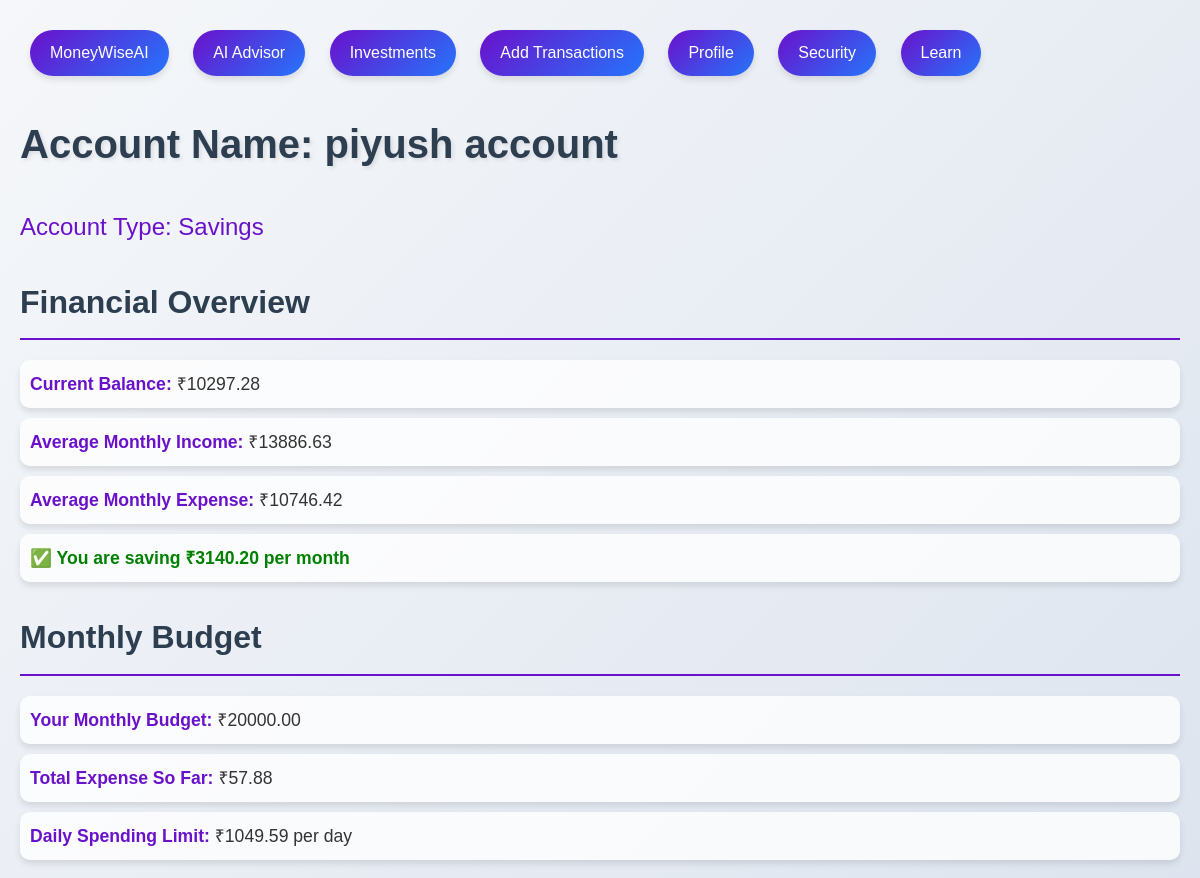
The app's page /Dashboard (signed in, upper part), older data.
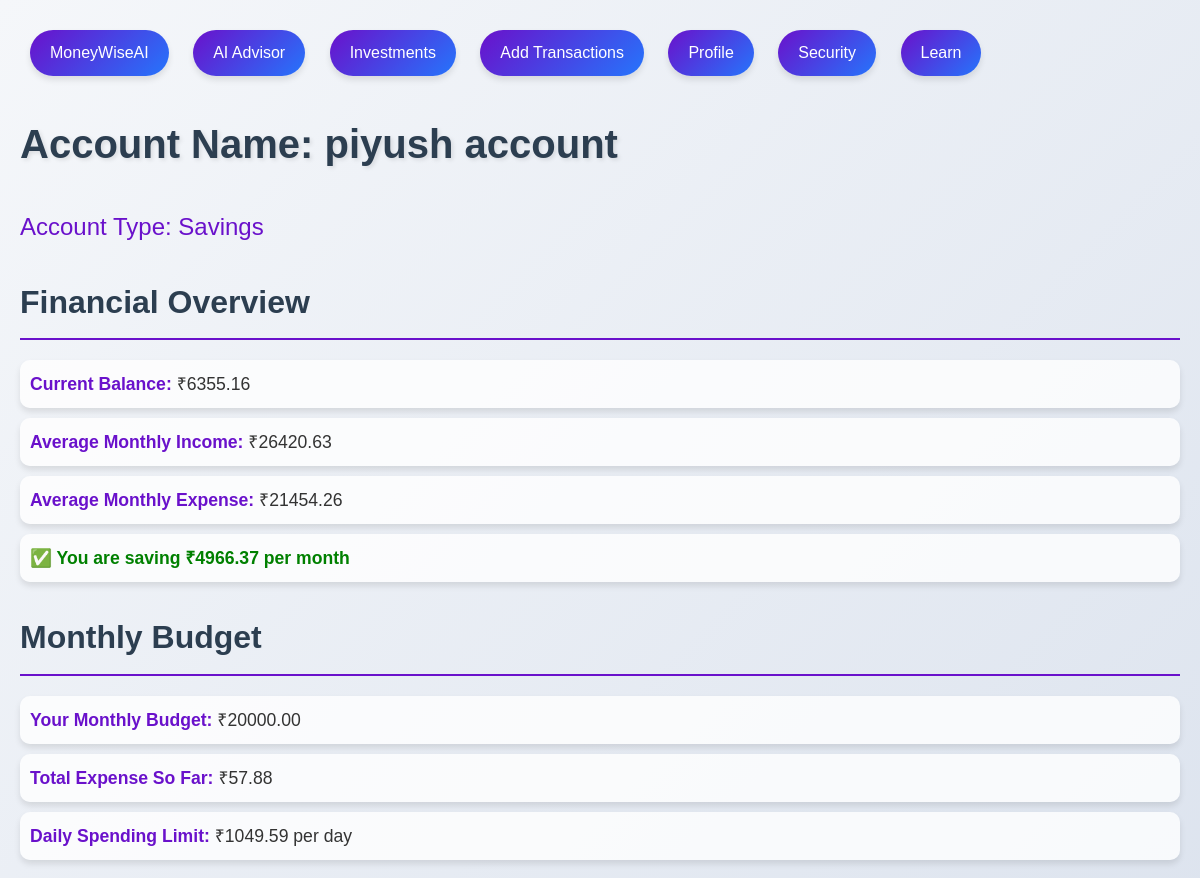
The same page, newer data.
### app/models.py (models this page shows, shortened)
class UserAccount(models.Model):
    user = models.ForeignKey(User, on_delete=models.CASCADE)  # Links to Django's User model
    account_name = models.CharField(max_length=255, null=False, blank=False)
    account_type = models.CharField(
        max_length=10,
        choices=[("Current", "Current"), ("Savings", "Savings")],
        null=False,
        blank=False,
    )
    current_balance = models.DecimalField(max_digits=12, decimal_places=2, null=True, blank=True)

class Transaction(models.Model):
    date = models.DateField()
    balance_amount = models.DecimalField(max_digits=10, decimal_places=2)
    transaction_amount = models.DecimalField(max_digits=10, decimal_places=2)
    type = models.CharField(max_length=2, choices=[('DR', 'Debit'), ('CR', 'Credit')])
    recipient = models.CharField(max_length=255)
    category = models.CharField(max_length=255)
    @classmethod
    def get_last_n_days_transactions(cls, days):
        start_date = timezone.now().date() - timedelta(days=days)
        return cls.objects.filter(date__gte=start_date)

class MonthlyBudget(models.Model):
    user = models.ForeignKey(User, on_delete=models.CASCADE)  # Links to Django's User model
    monthly_budget = models.DecimalField(max_digits=12, decimal_places=2, null=True, blank=True)

### app/views.py (the view, shortened to what this page needs)
# urls.py: path('Dashboard', views.Dashboard.as_view(), name='dashboard'),
class Dashboard(View):
    def get(self, request):
        print("Inside GET dashboard")
        latest_transaction = Transaction.objects.order_by("-id").first()
        current_balance = latest_transaction.balance_amount if latest_transaction else 0
        user_account = UserAccount.objects.filter(user=request.user).first()
        if user_account:
            account_name = user_account.account_name
            account_type = user_account.account_type
        else:
            account_name = "No Account Found"
            account_type = "N/A"
        estimate_data = estimate_section()
        try:
            budget = MonthlyBudget.objects.get(user=request.user)
            monthly_budget_target = budget.monthly_budget # This will later come from the database
            print("monthly_budget_target", monthly_budget_target)
        except MonthlyBudget.DoesNotExist:
            monthly_budget_target = 0  # Default value if no budget is found
            print("No budget found for the user. Setting default to ₹0.")
        budget_data = monthly_budget_visualization(monthly_budget_target)
        n = 30
        time_unit = 'days'
        today = timezone.now().date()
        earliest_transaction = Transaction.objects.order_by("date").first()
        if earliest_transaction:
            days_of_data = (today - earliest_transaction.date).days
            if days_of_data < 30:
                return render(request, "dashboard.html", {"error": "Not enough data available (Requires at least 30 days of transactions)."})
        trend_graph = trend_line_graph(n, time_unit)
        pie_chart = expense_category_pie_chart(n, time_unit)
        income_expense_chart = income_vs_expense_bar_chart(n, time_unit)
        top_expenses_chart = top_5_expenses_donut_chart(n, time_unit)
        recent_transactions = Transaction.objects.order_by("-date")[:7]
        return render(request, "dashboard.html", {
            "estimate_data": estimate_data,
            "trend_graph": trend_graph,
            "pie_chart": pie_chart,
            "income_expense_chart": income_expense_chart,
            "top_expenses_chart": top_expenses_chart,
            "recent_transactions": recent_transactions,
            "budget_data": budget_data,
            "monthly_budget": monthly_budget_target,
            "account_name": account_name,
            "account_type": account_type,
            "balance": current_balance
        })

### app/templates/dashboard.html (shortened to what this page needs)
<!DOCTYPE html>
<html lang="en">
<head>
    <link rel="stylesheet" href="static\css\dashboard.css">
</head>
<body>
    <div class="nav-container">
        <a href="{% url 'home' %}" class="nav-link" id="home-link">MoneyWiseAI</a>
        <a href="{% url 'financial-report' %}" class="nav-link" id="finance-link">AI Advisor</a>
        <a href="{% url 'investment' %}" class="nav-link" id="stock-link">Investments</a>
        <a href="{% url 'add-statements' %}" class="nav-link" id="add-link">Add Transactions</a>
        <a href="{% url 'profile' %}" class="nav-link" id="profile-link">Profile</a>
        <a href="{% url 'security' %}" class="nav-link" id="profile-link">Security</a>
        <a href="{% url 'learn' %}" class="nav-link" id="profile-link">Learn</a>
    </div>
    <h1>Account Name: {{ account_name }} </h1>
    <h4>Account Type: {{ account_type }} </h4>
    <h2>Financial Overview</h2>
    <p><strong>Current Balance:</strong> ₹{{ balance|floatformat:2 }}</p>
    {% if estimate_data %}
        <p><strong>Average Monthly Income:</strong> ₹{{ estimate_data.avg_monthly_income|floatformat:2 }}</p>
        <p><strong>Average Monthly Expense:</strong> ₹{{ estimate_data.avg_monthly_expense|floatformat:2 }}</p>
        <p style="color: {{ estimate_data.net_color }}; font-weight: bold;">
            {{ estimate_data.net_report }}
        </p>
    {% else %}
        <p>Unable to load estimate data.</p>
    {% endif %}
    <h2>Monthly Budget</h2>
    {% if budget_data %}
        <p><strong>Your Monthly Budget:</strong> ₹{{ monthly_budget|floatformat:2 }}</p>
        <p><strong>Total Expense So Far:</strong> ₹{{ budget_data.total_expense|floatformat:2 }}</p>
        <p><strong>Daily Spending Limit:</strong> ₹{{ budget_data.daily_spending_limit|floatformat:2 }} per day</p>
    {% else %}
        <p>Unable to load budget data.</p>
    {% endif %}
</body>
</html>

### app/static/css/dashboard.css (style rules this page uses)
body { font-family: 'Poppins', sans-serif; background: linear-gradient(135deg, #f5f7fa, #c3cfe2); color: #333; margin: 0; padding: 20px; line-height: 1.6; }
.nav-link { display: inline-block; margin: 10px; padding: 10px 20px; background: linear-gradient(135deg, #6a11cb, #2575fc); color: #fff; text-decoration: none; border-radius: 25px; font-size: 1em; transition: transform 0.3s ease, box-shadow 0.3s ease; box-shadow: 0 4px 6px rgba(0, 0, 0, 0.1); }
h1, h2, h3, h4 { color: #2c3e50; margin-bottom: 20px; }
h1 { font-size: 2.5em; font-weight: 700; text-shadow: 2px 2px 4px rgba(0, 0, 0, 0.1); }
h2 { font-size: 2em; font-weight: 600; border-bottom: 2px solid #6a11cb; padding-bottom: 10px; margin-top: 30px; }
h4 { font-size: 1.5em; font-weight: 500; color: #6a11cb; }
p { font-size: 1.1em; margin: 10px 0; padding: 10px; background: rgba(255, 255, 255, 0.8); border-radius: 10px; box-shadow: 0 4px 6px rgba(0, 0, 0, 0.1); }
p strong { color: #6a11cb; }

Row changes from the older to the newer data that the page shows:
no longer on this page (row unchanged): Transaction: balance_amount "10297.28"
added Transaction: balance_amount "6355.16"
Text that changed along with them:
{{ estimate_data.avg_monthly_income|floatformat:2 }}: "13886.63" → "26420.63"
{{ estimate_data.avg_monthly_expense|floatformat:2 }}: "10746.42" → "21454.26"
{{ estimate_data.net_report }}: "✅ You are saving ₹3140.20 per month" → "✅ You are saving ₹4966.37 per month"
